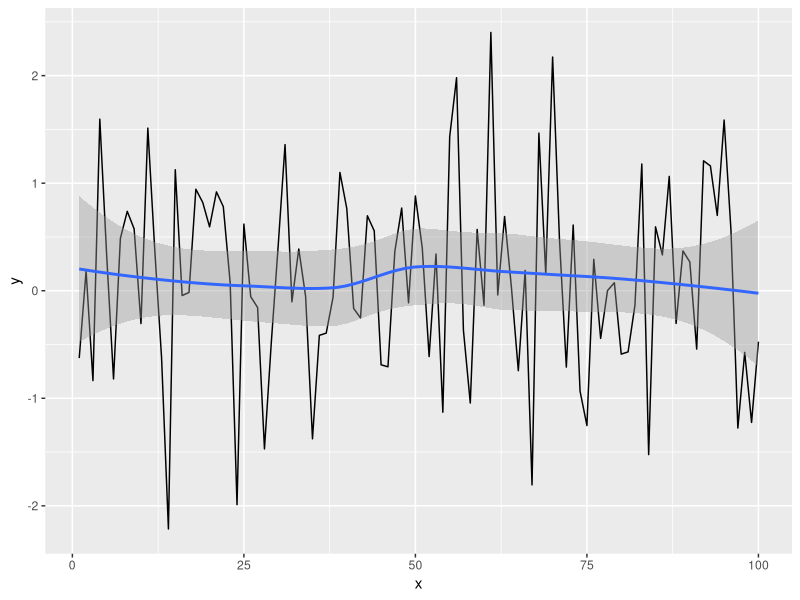
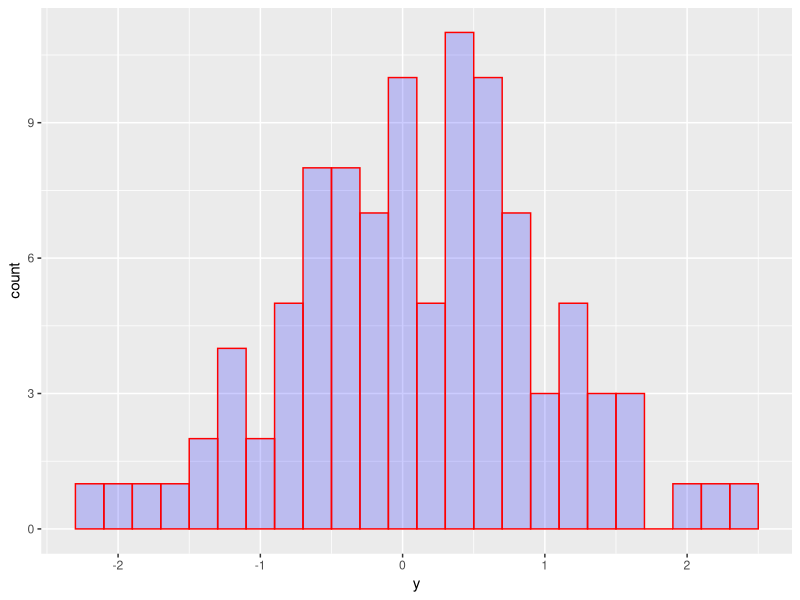
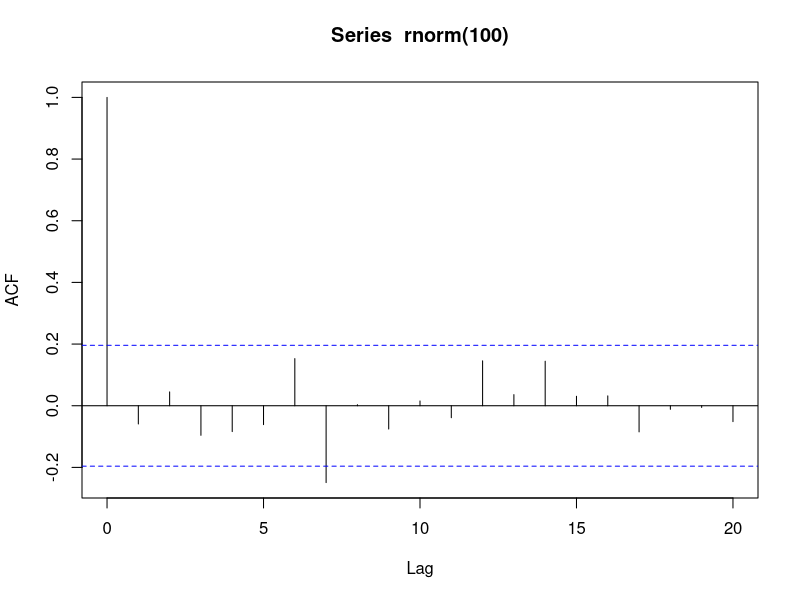
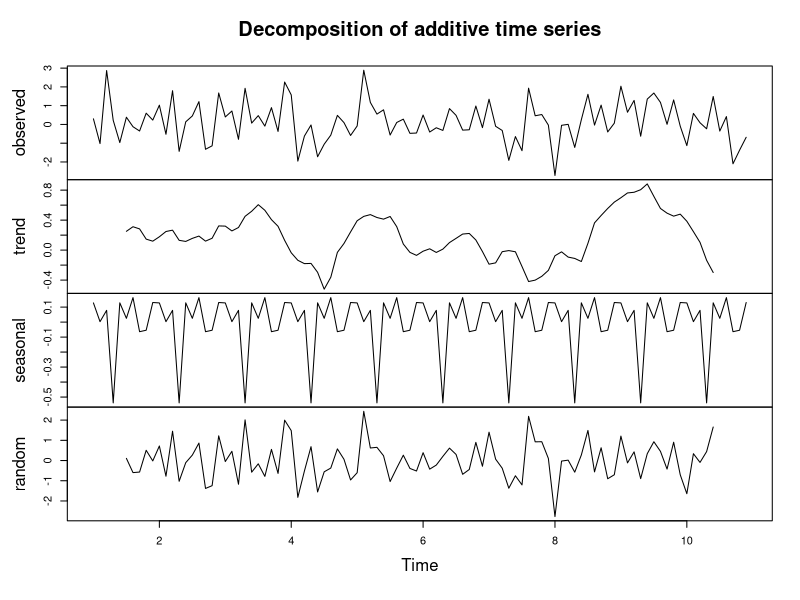
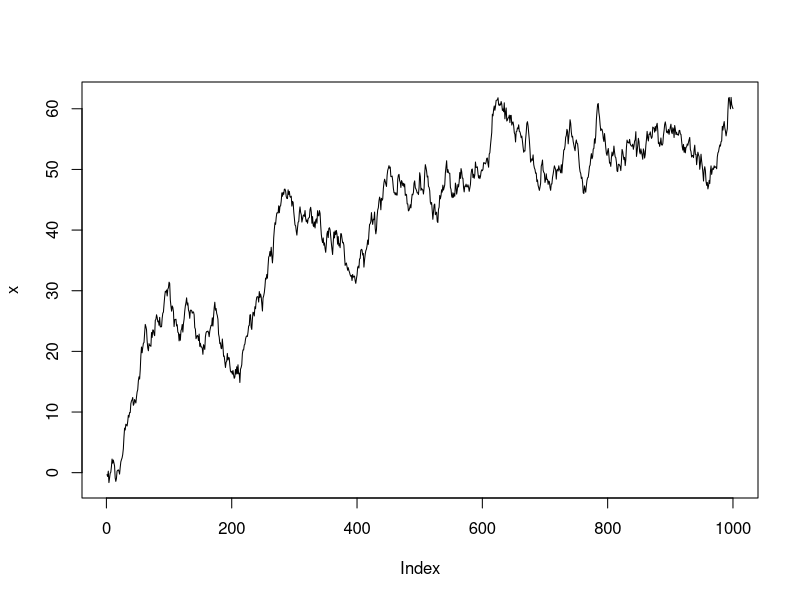
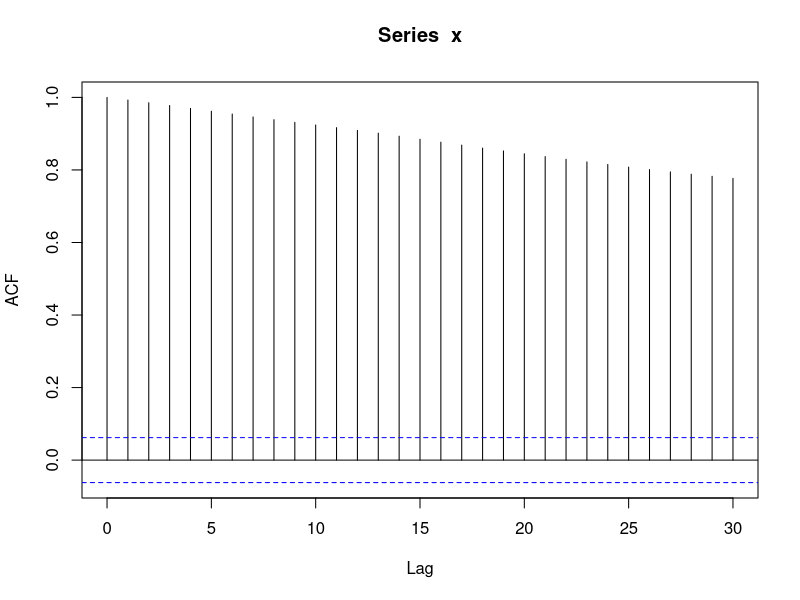
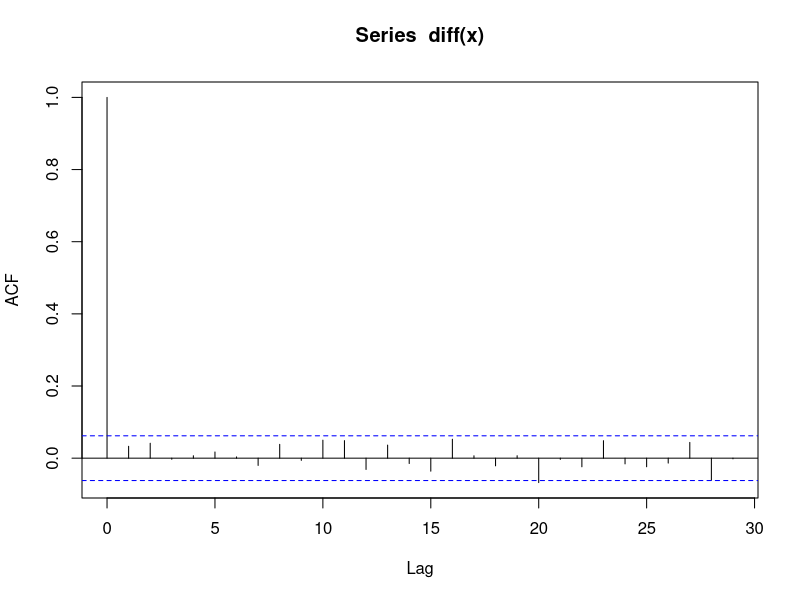
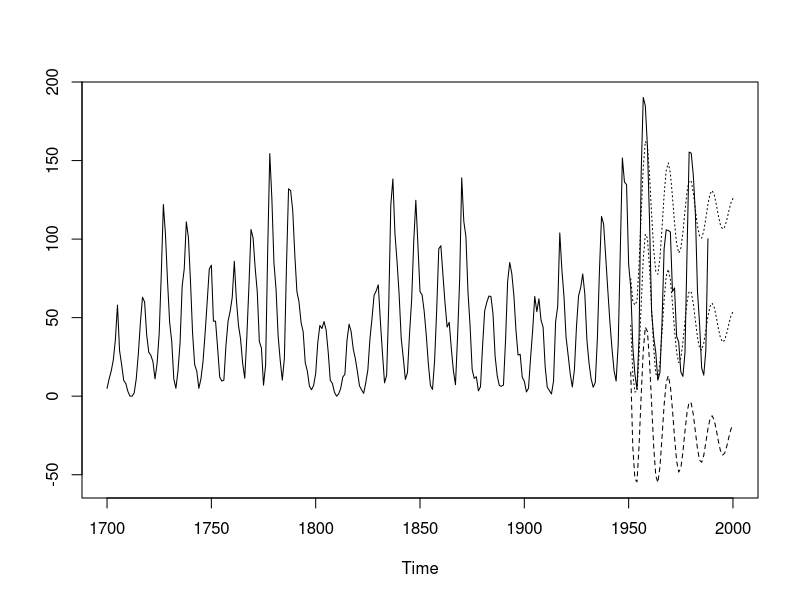

Write the R code that produced these figures, in order.

#

library(ggplot2)

set.seed(1)
df <- data.frame(x=1:100, y=rnorm(100)); ggplot(df, aes(x,y)) + geom_line() + geom_smooth(method='loess')

ggplot(df, aes(y)) + 
    geom_histogram(col=I("red"), fill=I("blue"), alpha=I(.2), binwidth=0.2)

set.seed(2)
acf(rnorm(100))
print(sd(rnorm(100)))

w <- rnorm(100)
d <- (decompose(ts(w, frequency = 10)))
plot(d)
print (sd(w)); print(sd(d$random, na.rm=T))


foo <- (1:20)*2
print (str(diff(foo)))

x <- w <- rnorm(1000)
x <- cumsum(w)
print(str(x))
plot(x, type='l')
acf(x)
acf(diff(x))

###

data("sunspot.month")
sunspot.ar <- ar(window(sunspot.year, end=1950))
sunspot.ar
a <- predict(sunspot.ar, n.ahead = 50)
ts.plot(sunspot.year, 
        a$pred + 2 * a$se, a$pred, a$pred - 2 * a$se, 
        lty = c(1, 3, 3, 2))
ts.plot(sunspot.year, 
        qpois(0.05, a$pred), qpois(.95, a$pred),
        lty = c(1, 3, 3, 2))




